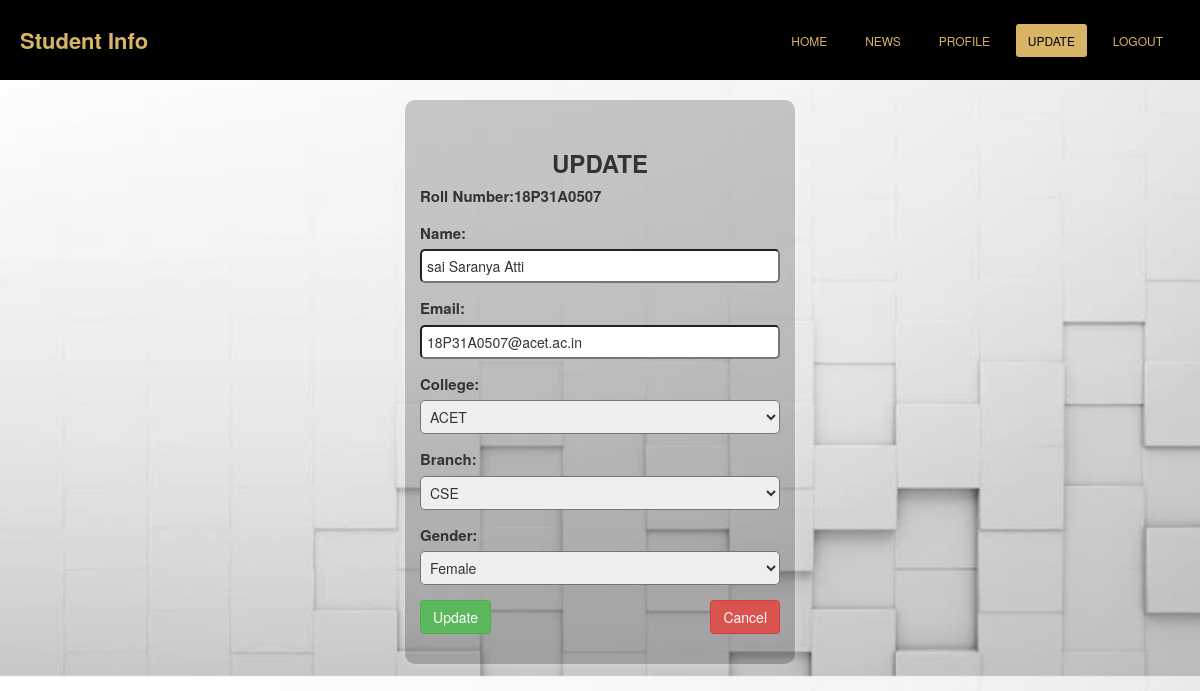
Page /update.php (signed in) on the committed database.
### tables this page shows
CREATE TABLE `student_reg` (
  `Roll_number` varchar(20) NOT NULL,
  `Name` varchar(50) NOT NULL,
  `Email` varchar(25) NOT NULL,
  `Password` varchar(20) NOT NULL,
  `Gender` varchar(10) NOT NULL,
  `College` varchar(20) NOT NULL,
  `Branch` varchar(10) NOT NULL
);

### update.php (the view, shortened to what this page needs)
<?php
$roll1=$_SESSION['roll'];
$con=mysqli_connect("localhost","root","","student");
$row="SELECT * FROM student_reg WHERE Roll_number='".$roll1."'";
$re=mysqli_query($con,$row);
$row1=mysqli_fetch_array($re);
?>
<!DOCTYPE html>
<html>
<head>
   <link rel="stylesheet" href="https://maxcdn.bootstrapcdn.com/bootstrap/3.4.1/css/bootstrap.min.css">
  <link rel="stylesheet" href="navbar.css">
</head>
<body  style="background-image: url('back2.jpg');background-size: cover;">
      <?php
            if(isset($_POST['update'])){
            $uname=$_POST['uname'];
            $email=$_POST['email'];
            $gender=$_POST['gender'];
            $college=$_POST['clg'];
            $branch=$_POST['branch'];
            if(!empty($uname) || !empty($email) || !empty($roll) || !empty($gender) || !empty($college) || !empty($branch) ){
               $con=mysqli_connect("localhost","root","","student");
               $insert="UPDATE student_reg SET Name='".$uname."',Email='".$email."',Gender='".$gender."',College='".$college."',Branch='".$branch."' WHERE Roll_number='".$roll1."'";
               $res=mysqli_query($con,$insert);
                  if($res){
                      echo "<script>alert('Successfully Updated');location.href='update.php'</script>";
                  }
                  else{
                      echo "<script>alert('Not Updated,Please retry it');location.href='profile.php'</script>";
                  }
              }
            }else{
            ?>
   <div class="container">
      <nav  class="navbar-fixed-top">
       <label  class="logo"><a href="#" style="text-decoration: none;color: #d8b566"> Student Info</a></label>
      <ul>
        <li><a  href="home.php">HOME</a></li>
      <li ><a href="news.php">News</a></li>
      <li ><a href="profile.php">Profile</a></li>
      <li><a  class="active" href="#">Update</a></li>
      <li><a href="logout.php">Logout</a></li>
      </ul>
    </nav>
      <div class="row" style="margin-top: 100px;">
         <div class="col-md-4">
         </div>
         <div class="col-md-4" style="border-radius: 10px;background-color: rgba(0,0,0,.2);box-shadow:  0 0 10px rgba(255,255,255,.3);padding-bottom: 30px;">
            <h3 style="margin-top:50px;text-align: center;font-weight: bold;">UPDATE</h3>
         <div style="margin-top:10px;font-weight:bold;font-size: 15px;">Roll Number:<?php echo $row1['Roll_number']?>
         </div>
         <div >
         	<form class="form-group" method = "post" action="update.php">
                <label style="margin-top: 15px;font-size: 15px;">Name:</label>
               <input style="border-radius:5px;padding: 5px;width: 100%;" name = "uname" type = "text" id = "name" value="<?php echo $row1['Name']?>" required="">
     <br>
                <label style="margin-top: 15px;font-size: 15px;">Email:</label>
               <input style="border-radius:5px;padding: 5px;width: 100%;" name = "email" type = "email" id = "name" value="<?php echo $row1['Email']?>" required="">
                   <br>
                <label style="margin-top: 15px;font-size: 15px;">College:</label>
               <select style="border-radius:5px;padding: 5px;width: 100%;" name = "clg"   >
                  <option   hidden><?php echo $row1['College']?></option>
                  </select>
                   <br>
                <label style="margin-top: 15px;font-size: 15px;">Branch:</label>
               <select style="border-radius:5px;padding: 5px;width: 100%;" name = "branch"  >
                  <option   hidden><?php echo $row1['Branch']?></option>
                  </select>
                    <br>
                <label style="margin-top: 15px;font-size: 15px;">Gender:</label>
               <select style="border-radius:5px;padding: 5px;width: 100%;" name = "gender" type = "text" id = "name" >
                  <option   hidden><?php echo $row1['Gender']?></option>
               </select>
               <br>
               <button style="margin-top: 15px;float: left;" class="btn btn-success" name = "update" type = "submit" id = "update" value = "Update">Update</button>
            </form>
            <a href="profile.php"><button class="btn btn-danger" style="float:right;">Cancel</button></a>
         </div>
         </div>
      </div>
</div>
<?php
         }
      ?>
</body>
</html>

### navbar.css (style rules this page uses)
nav { background-color:black; height: 80px; width: 100%; }
label.logo { color: #d8b566; font-size: 22px; line-height: 80px; padding-left: 20px; height: 40px; }
nav ul { float: right; margin-right: 20px; }
nav ul li { display: inline-block; line-height: 80px; margin: 0 5px; }
nav ul li a { color: #d8b566; font-size: 12px; padding: 8px 12px; border-radius: 3px; text-transform: uppercase; }
ul li a.active,ul li a:hover { background: #d8b566; color: black; transition: .5s; text-decoration: none; }

### rows in the picture
student_reg: Roll_number "18P31A0507", uname "sai Saranya Atti", email "18P31A0507@acet.ac.in", clg "ACET", branch "CSE", gender "Female"
